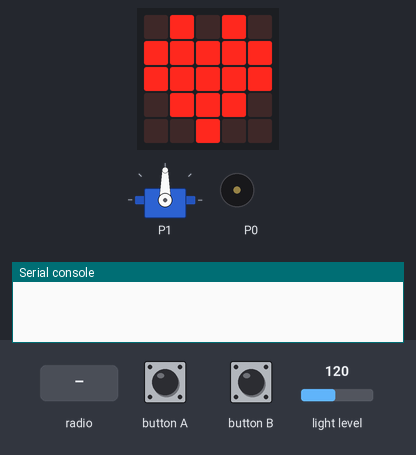
Bench run of a program on a simulated BBC micro:bit (MakeCode). Shown: the board's 5×5 LED display, servo, buzzer (waves = sounding), the last lines printed to the serial console. The inputs (shaded band) are chosen by the test bench; at power-on: light level 120. No radio messages arrive unless stated (any console line starting 'radio sent:' is added by the test bench).

Above: at 1.8 s.
1.9 s: radio message "1" arrives
At 2.1 s:
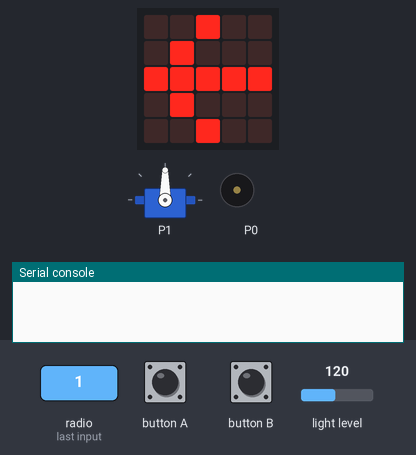
At 2.7 s:
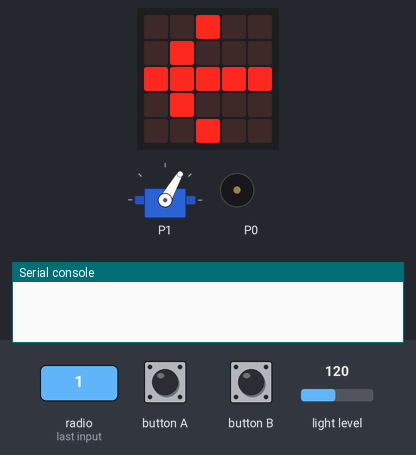
3.8 s: light level set to 250
5.3 s: radio message "1" arrives
At 10.0 s:
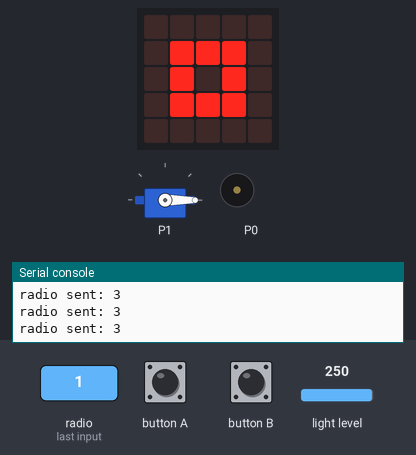
Timing chart, 0 to 11.5 s (numbered marks = the images above; inputs shaded):
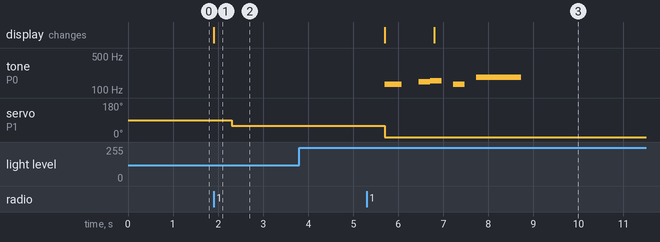

The program:

main.ts
```typescript
radio.onReceivedNumber(function (receivedNumber) {
    Comando = receivedNumber
    if (Comando == 1) {
        basic.showLeds(`
            . . # . .
            . # . . .
            # # # # #
            . # . . .
            . . # . .
            `)
        servos.P1.setAngle(60)
    }
    if (Comando == 2) {
        basic.showLeds(`
            . . # . .
            . . . # .
            # # # # #
            . . . # .
            . . # . .
            `)
        servos.P1.setAngle(120)
    }
    if (Comando == 3) {
        music._playDefaultBackground(music.builtInPlayableMelody(Melodies.Baddy), music.PlaybackMode.InBackground)
        servos.P1.setAngle(0)
        basic.showIcon(IconNames.Square)
        basic.pause(500)
        basic.showIcon(IconNames.SmallSquare)
    }
})
let Comando = 0
radio.setGroup(1)
basic.showIcon(IconNames.Heart)
servos.P1.setAngle(90)
basic.forever(function () {
    if (input.buttonIsPressed(Button.A)) {
        Comando = 1
        radio.sendNumber(Comando)
    }
    if (input.buttonIsPressed(Button.B)) {
        Comando = 2
        radio.sendNumber(Comando)
    }
    if (input.lightLevel() >= 200) {
        Comando = 3
        radio.sendNumber(Comando)
    }
})
```

test.ts
```typescript
// aquí va el archivo "tests"; esto no se compilará cuando este paquete se utilice como una extensión.
```

Measured:
- after the input at 1.9 s, servo on P1: 90° → 60° after 0.40 s; the display: changes at once (image 1)
- after the input at 5.3 s, tone on P0: plays 131 Hz for 0.38 s, 147 Hz for 0.26 s, 156 Hz for 0.25 s, 131 Hz for 0.25 s, 185 Hz for 1.0 s, starting after 0.40 s; servo on P1: 60° → 0° after 0.40 s; the display: first changes after 0.40 s (image 3 shows a later state)
